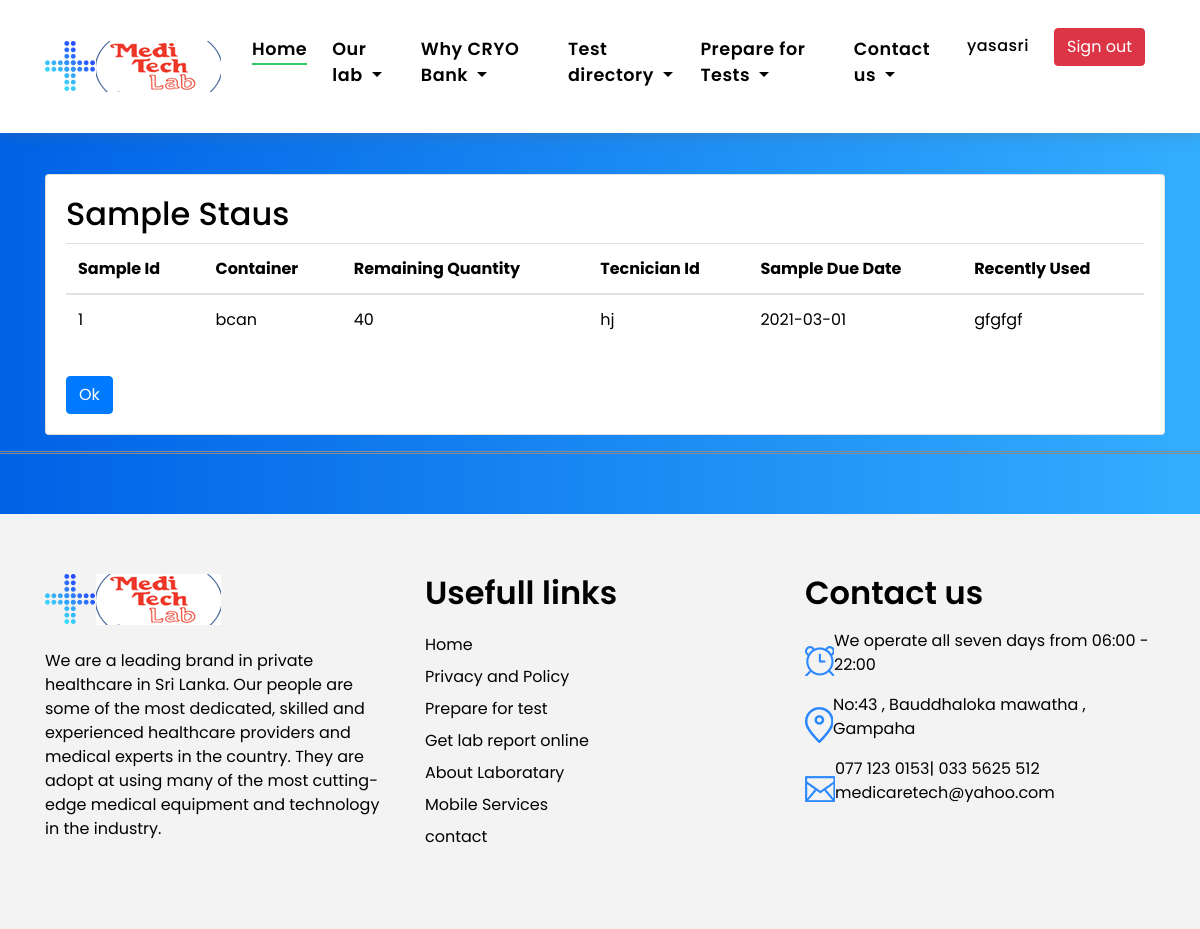
The app's page /frontend/new/status.php (signed in) with its own data.
### tables this page shows
CREATE TABLE `sample_status` (
  `id` int(11) NOT NULL,
  `username` varchar(100) NOT NULL,
  `container` varchar(100) NOT NULL,
  `remaining` varchar(100) NOT NULL,
  `tecnician` varchar(100) NOT NULL,
  `sample_date` varchar(100) NOT NULL,
  `recently` varchar(100) NOT NULL
);

### frontend/new/status.php (the view, shortened to what this page needs)
<?php
include("header2h.php");
 ?>
  <br>
  <br>
  <br>
  <br>
  <br>
<body>
  <div class="container">
    <div class="row">
      <div class="col-sm-12 col-md-12 col-lg-12 mx-auto">
        <div class="card" style="width: 70rem;">
  <div class="card-body">
    <h2 class="card-title">Sample Staus</h2>
    <p class="card-text">
         <div class="table-responsive">
      <?php
      $username1=$_SESSION["logged_in"];
     include_once'../../includes/connection.php';
     $query = "SELECT * FROM sample_status WHERE username='$username1'";
     $query_run = mysqli_query($conn,$query);
      ?>
      <table class="table table-bodered" id="datatable" width="100%" cellspacing="0">
  <thead>
    <tr>
      <th scope="col" style="color:black " >Sample Id</th>
      <th scope="col" style="color:black ">Container</th>
      <th scope="col" style="color:black ">Remaining Quantity</th>
      <th scope="col" style="color:black ">Tecnician Id</th>
      <th scope="col" style="color:black ">Sample Due Date</th>
      <th scope="col"  style="color:black ">Recently Used</th>
    </tr>
  </thead>
  <tbody>
    <?php
    if(mysqli_num_rows($query_run )>0)
    {
      while ($row=mysqli_fetch_assoc($query_run ))
      {
       ?>
    <tr>
      <td  style="color:black "><?php echo $row['id']; ?>  </td>
      <td  style="color:black "><?php echo $row['container']; ?>  </td>
      <td  style="color:black "><?php echo $row['remaining'];    ?>  </td>
      <td  style="color:black "><?php echo $row['tecnician']; ?>  </td>
      <td  style="color:black "><?php echo $row['sample_date']; ?>  </td>
      <td  style="color:black "><?php echo $row['recently']; ?>  </td>
    </tr>
       <?php
     }
   }
   else{
    echo "No record found";
   }
      ?>
  </tbody>
</table>
    </div>
    </p>
      <a class="btn btn-primary" href="../index.php">Ok</a>
  </div>
</div>
      </div>
    </div>
  </div>
</body>
  <?php
include("footer2.php");
  ?>

### frontend/new/css/style.css (style rules this page uses)
body { font-family: 'Poppins', sans-serif; color: white; }
h1, h2, h3, h4, h5, h6 { color: #000000; }
a { color: #000000; transition: all .5s ease; }
.btn { transition: .5s ease; }

### frontend/new/form.css (style rules this page uses)
:root { --input-padding-x: 1.5rem; --input-padding-y: .75rem; }
body { background: #007bff; background: linear-gradient(to right, #0062E6, #33AEFF); }

### records on screen
sample_status: id "1", container "bcan", remaining "40", tecnician "hj", sample_date "2021-03-01", recently "gfgfgf"

### other values on screen
$_SESSION["logged_in"] "yasasri"
